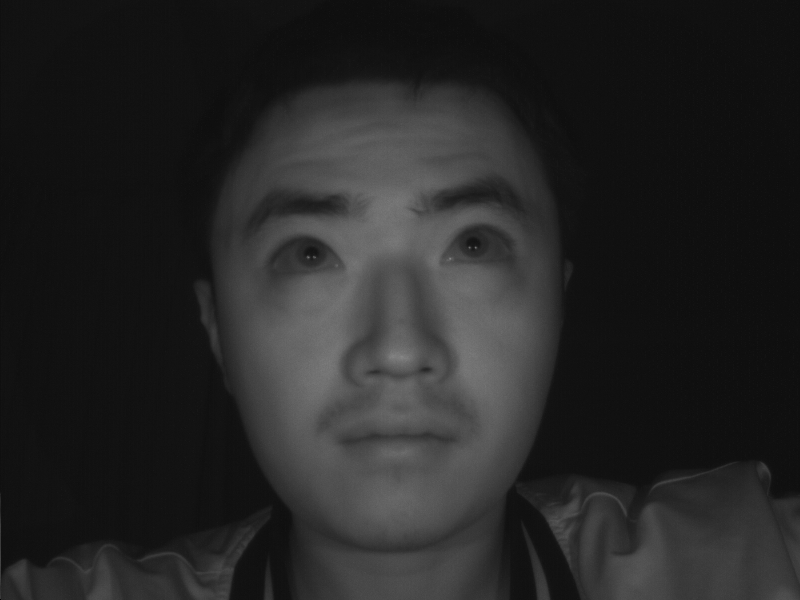
//> input picture 1.bmp, 800 x 600 px
$ ./reflection_origin   (built with g++ and OpenCV 4)
//> lines starting //> are read from the running program, lines starting //| are printed output that depends on the picture
#include <opencv2/opencv.hpp>
#include <iostream>
#include <vector>
#include <algorithm>
#include <fstream>

class EyeDetector {
public:
    static std::pair<cv::Rect, cv::Rect> detectEyeRegions(const cv::Mat& image_gray) {
        cv::CascadeClassifier eye_cascade;
        if (!eye_cascade.load("haarcascades/haarcascade_eye.xml")) {
            throw std::runtime_error("无法加载眼睛检测器");
        }

        std::vector<cv::Rect> eyes;
        eye_cascade.detectMultiScale(image_gray, eyes, 1.1, 3, 0, cv::Size(30, 30));

        if (eyes.size() >= 2) {
            std::sort(eyes.begin(), eyes.end(), [](const cv::Rect& a, const cv::Rect& b) {
                return a.x < b.x;
                });
            return std::make_pair(eyes[0], eyes[1]);
        }

        throw std::runtime_error("未检测到两个以上的眼睛区域");
    }
};

int main() {
    cv::Mat image_color = cv::imread("1.bmp", cv::IMREAD_COLOR);
//> image_color is the input picture: 600 rows x 800 cols, CV_8UC3; min 0, max 135, mean 37.7
    if (image_color.empty()) {
        std::cerr << "错误：无法加载图像！" << std::endl;
        return -1;
    }

    cv::Mat image_gray;
    cv::cvtColor(image_color, image_gray, cv::COLOR_BGR2GRAY);

    try {
        std::pair<cv::Rect, cv::Rect> eye_regions = EyeDetector::detectEyeRegions(image_gray);
//> in detectEyeRegions, `eye_cascade.detectMultiScale(image_gray, eyes, 1.1, 3, 0, cv::Size(30,..`: eyes = 2 Rects (x, y, width, height): [435, 206, 79, 79], [264, 213, 82, 82]
//> in detectEyeRegions, `std::sort(eyes.begin(), eyes.end(), [](const cv::Rect& a, const cv::Re..`: eyes = 2 Rects (x, y, width, height): [264, 213, 82, 82], [435, 206, 79, 79]
        cv::Rect left_eye_rect = eye_regions.first;
//> left_eye_rect = Rect(264, 213, 82, 82)
        cv::Rect right_eye_rect = eye_regions.second;
//> right_eye_rect = Rect(435, 206, 79, 79)

        cv::Mat left_eye = image_gray(left_eye_rect);
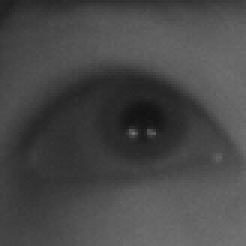
//> left_eye: 82 rows x 82 cols, CV_8UC1 (shown 3 times larger); min 19, max 115, mean 72
        cv::Mat right_eye = image_gray(right_eye_rect);
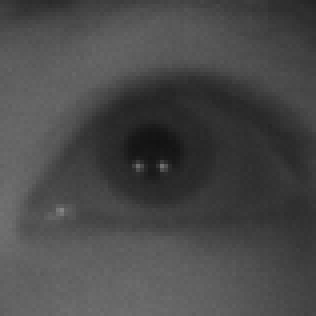
//> right_eye: 79 rows x 79 cols, CV_8UC1 (shown 4 times larger); min 18, max 130, mean 73

        // 彩色版本用于画红点
        cv::Mat left_eye_color, right_eye_color;
        cv::cvtColor(left_eye, left_eye_color, cv::COLOR_GRAY2BGR);
        cv::cvtColor(right_eye, right_eye_color, cv::COLOR_GRAY2BGR);

        int max_filter_size = 5;
        int median_filter_size = 3;

        max_filter_size = max_filter_size % 2 == 0 ? max_filter_size + 1 : max_filter_size;
        median_filter_size = median_filter_size % 2 == 0 ? median_filter_size + 1 : median_filter_size;

        cv::Mat max_filtered_left, median_filtered_left, result_left;
        cv::dilate(left_eye, max_filtered_left,
            cv::getStructuringElement(cv::MORPH_ELLIPSE, cv::Size(max_filter_size, max_filter_size)));
        cv::medianBlur(left_eye, median_filtered_left, median_filter_size);
        cv::subtract(max_filtered_left, median_filtered_left, result_left);
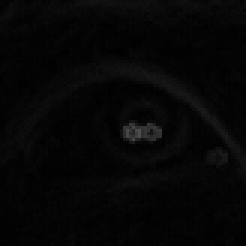
//> result_left: 82 rows x 82 cols, CV_8UC1 (shown 3 times larger); min 0, max 78, mean 6.1

        cv::Mat max_filtered_right, median_filtered_right, result_right;
        cv::dilate(right_eye, max_filtered_right,
            cv::getStructuringElement(cv::MORPH_ELLIPSE, cv::Size(max_filter_size, max_filter_size)));
        cv::medianBlur(right_eye, median_filtered_right, median_filter_size);
        cv::subtract(max_filtered_right, median_filtered_right, result_right);

        auto extractAndDraw = [](const cv::Mat& result, cv::Mat& drawImage, std::ofstream& outFile, const std::string& label) {
            cv::Mat binary;
            cv::threshold(result, binary, 50, 255, cv::THRESH_BINARY);

            std::vector<std::vector<cv::Point>> contours;
            cv::findContours(binary, contours, cv::RETR_EXTERNAL, cv::CHAIN_APPROX_SIMPLE);

            if (contours.empty()) {
                std::cerr << label << " 未检测到亮点！" << std::endl;
                return;
            }

            auto largest_contour = *std::max_element(contours.begin(), contours.end(), [](const auto& a, const auto& b) {
                return cv::contourArea(a) < cv::contourArea(b);
                });

            cv::Moments m = cv::moments(largest_contour);
            if (m.m00 == 0) {
                std::cerr << label << " 亮点中心计算失败！" << std::endl;
                return;
            }

            int cx = static_cast<int>(m.m10 / m.m00);
            int cy = static_cast<int>(m.m01 / m.m00);

            // 在该局部眼睛图像上画红点
            cv::circle(drawImage, cv::Point(cx, cy), 3, cv::Scalar(0, 0, 255), -1);
            //outFile << label << " Eye Highlight Center in Local Image: (" << cx << ", " << cy << ")" << std::endl;
            };

        std::ofstream outFile("output/highlight_centers_local.txt");
        if (!outFile.is_open()) {
            std::cerr << "错误：无法打开输出文件！" << std::endl;
            return -1;
        }

        extractAndDraw(result_left, left_eye_color, outFile, "Left");
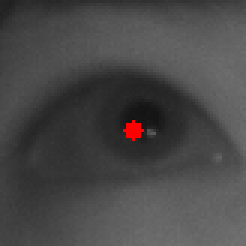
//> left_eye_color: 82 rows x 82 cols, CV_8UC3 (shown 3 times larger); mean B, G, R 71.8, 71.8, 72.9
        extractAndDraw(result_right, right_eye_color, outFile, "Right");
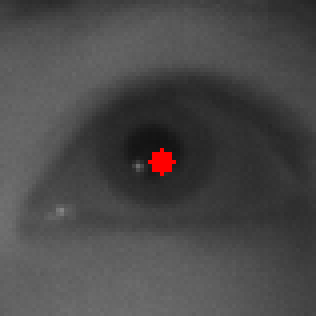
//> right_eye_color: 79 rows x 79 cols, CV_8UC3 (shown 4 times larger); mean B, G, R 72.8, 72.8, 74

        outFile.close();

        // 显示处理后的左右眼图像
        cv::imshow("Left Eye with Highlight", left_eye_color);
        cv::imshow("Right Eye with Highlight", right_eye_color);
        cv::imwrite("reflection3.png", left_eye_color);
        cv::imwrite("reflection4.png", right_eye_color);
        cv::waitKey(0);
        cv::destroyAllWindows();
        return 0;
//> (the program exits here)

$ run again, with 2.bmp copied over 1.bmp
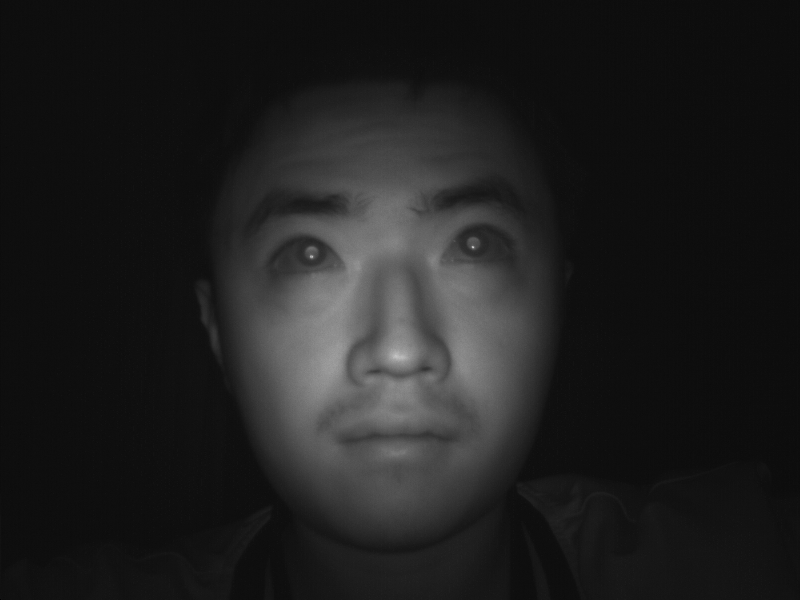
//> input picture 2.bmp, 800 x 600 px
//> image_color is the input picture: 600 rows x 800 cols, CV_8UC3; min 0, max 203, mean 30.9
//> in detectEyeRegions, `eye_cascade.detectMultiScale(image_gray, eyes, 1.1, 3, 0, cv::Size(30,..`: eyes = 2 Rects (x, y, width, height): [438, 210, 67, 67], [276, 221, 65, 65]
//> in detectEyeRegions, `std::sort(eyes.begin(), eyes.end(), [](const cv::Rect& a, const cv::Re..`: eyes = 2 Rects (x, y, width, height): [276, 221, 65, 65], [438, 210, 67, 67]
//> left_eye_rect = Rect(276, 221, 65, 65)
//> right_eye_rect = Rect(438, 210, 67, 67)
//> `extractAndDraw(result_left, left_eye_color, outFile, "Left");`:
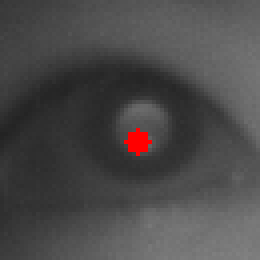
//> left_eye_color: 65 rows x 65 cols, CV_8UC3 (shown 4 times larger); mean B, G, R 73.6, 73.6, 75.3
//> `extractAndDraw(result_right, right_eye_color, outFile, "Right");`:
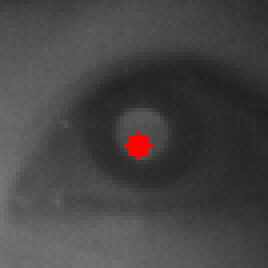
//> right_eye_color: 67 rows x 67 cols, CV_8UC3 (shown 4 times larger); mean B, G, R 68.4, 68.4, 70.1

$ run again, with 3.bmp copied over 1.bmp
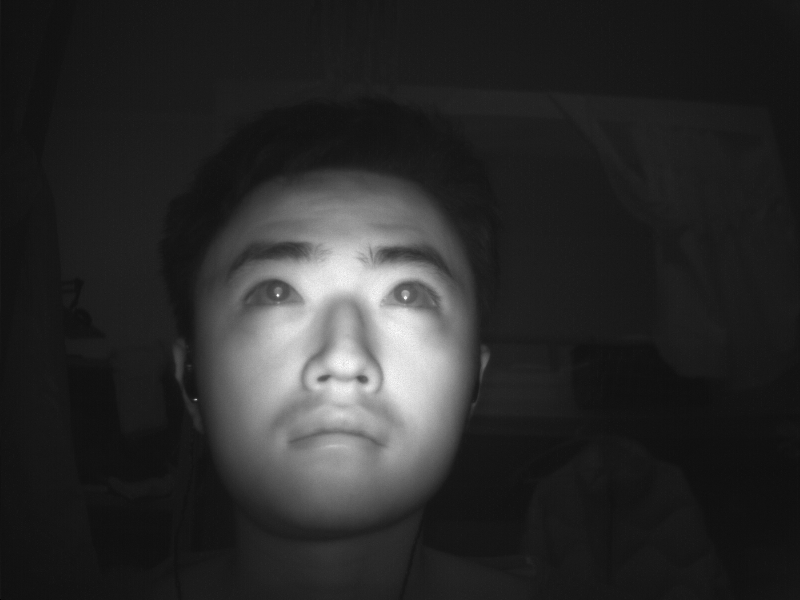
//> input picture 3.bmp, 800 x 600 px
//> image_color is the input picture: 600 rows x 800 cols, CV_8UC3; min 0, max 255, mean 42.6
//> eyes = 2 Rects (x, y, width, height): [245, 265, 56, 56], [378, 266, 58, 58]
//> left_eye_rect = Rect(245, 265, 56, 56)
//> right_eye_rect = Rect(378, 266, 58, 58)
//> `extractAndDraw(result_left, left_eye_color, outFile, "Left");`:
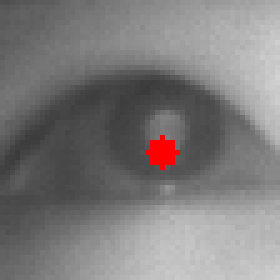
//> left_eye_color: 56 rows x 56 cols, CV_8UC3 (shown 5 times larger); mean B, G, R 123.3, 123.3, 125.7
//> `extractAndDraw(result_right, right_eye_color, outFile, "Right");`:
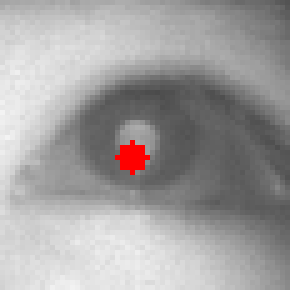
//> right_eye_color: 58 rows x 58 cols, CV_8UC3 (shown 5 times larger); mean B, G, R 159.5, 159.5, 161.7
